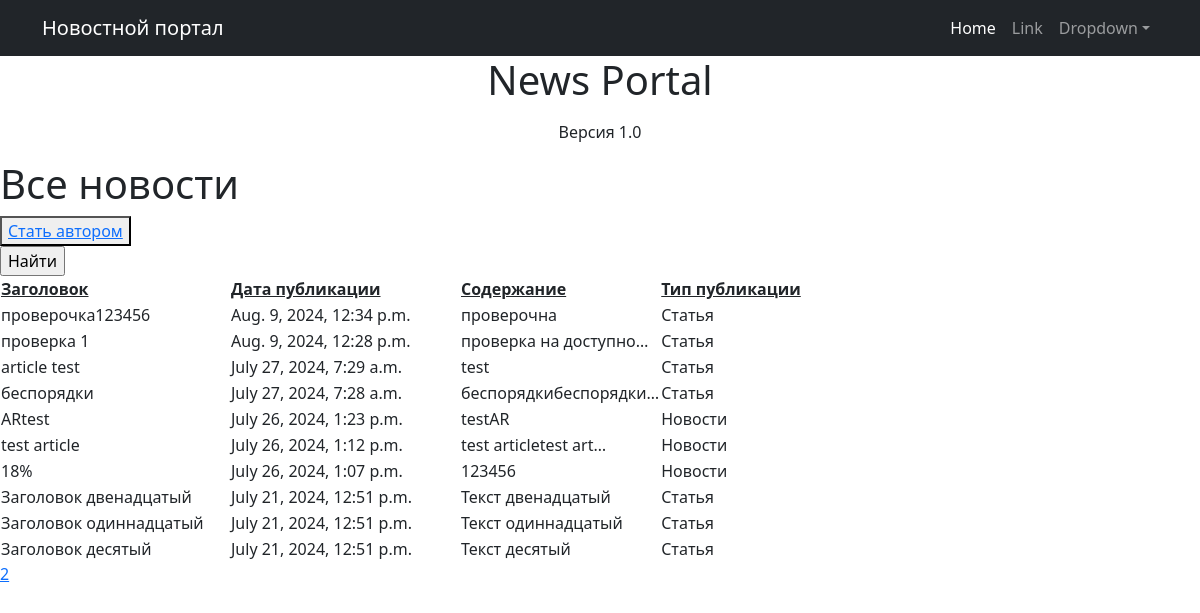
Page /news/ on the committed database.
### news/models.py (models this page shows, shortened)
class Post(models.Model):
    news = 'NE'
    article = 'AR'
    POST_TYPES = [
        (news, 'Новости'),
        (article, 'Статья')
    ]
    author = models.ForeignKey(Author, on_delete=models.CASCADE, related_name='posts')
    post_type = models.CharField(max_length=2, choices=POST_TYPES, default=news)
    post_time = models.DateTimeField(auto_now_add=True)
    category = models.ManyToManyField(Category, through='PostCategory')
    title = models.CharField(max_length=255)
    text = models.TextField()
    rating = models.IntegerField(default=0)

### news/views.py (the view)
# urls.py: path('', NewsList.as_view(), name='post_list'),
class NewsList(ListView):
    model = Post
    ordering = '-post_time'
    template_name = 'post_list.html'
    context_object_name = 'posts'
    paginate_by = 10
    def get_context_data(self,  **kwargs):
        context = super().get_context_data(**kwargs)
        context['is_not_author'] = not self.request.user.groups.filter(name='authors').exists()
        return context
    def get_template_names(self):
        if self.request.path == '/news/':
            self.template_name = 'post_list.html'
        elif self.request.path == '/news/search/':
            self.template_name == 'search.html'
        return self.template_name

### news/templatetags/custom_filters.py (called while the page is built)
@register.filter()
def censor(value):
    for word in censor_list:
        value = value.replace(word[1:], '*' * len(word[1:]))
    return value

### news/templatetags/custom_tags.py (called while the page is built)
@register.simple_tag(takes_context=True)
def url_replace(context, **kwargs):
   d = context['request'].GET.copy()
   for k, v in kwargs.items():
       d[k] = v
   return d.urlencode()

### templates/post_list.html (shortened to what this page needs)
{% extends 'default.html'%}
{% load custom_filters %}
{% load custom_tags %}
{% block content %}
    <h1>Все новости</h1>
    {% if is_not_author %}
    <button><a href="{% url 'author_now' %}">Стать автором</a> </button>
    {% endif %}
   <form action="" method="get">
       <input type="submit" value="Найти" />
   </form>
    <table>
        <tr>
            <td style='width:230px';><strong><u>Заголовок</u></strong></style></td>
            <td style='width:230px';><strong><u>Дата публикации</u></strong></style></td>
            <td style='width:200px';><strong><u>Содержание</u></strong></style></td>
            <td><strong><u>Тип публикации</u></strong></td>
        </tr>
        {% for post in posts %}
        <tr>
            <td>{{ post.title }}</td>
            <td>{{ post.post_time }}</td>
            <td>{{ post.text|truncatechars:21|censor }}</td>
            <td>{{ post.get_post_type_display }}</td>
        </tr>
        {% endfor %}
    </table>
{% if page_obj.has_next %}
       <a href="?{% url_replace page=page_obj.next_page_number %}">{{ page_obj.next_page_number }}</a>
{% endif %}
{% endblock content%}

### templates/default.html (shortened to what this page needs)
<!DOCTYPE html>
<html lang="en">
    <head>
        {% load static %}
        <link href="{% static 'css/styles.css' %}" rel="stylesheet" />
    </head>
    <body>
        <nav class="navbar navbar-expand-lg navbar-dark bg-dark">
            <div class="container">
                <a class="navbar-brand" href="#">Новостной портал</a>
                <div class="collapse navbar-collapse" id="navbarSupportedContent">
                    <ul class="navbar-nav ms-auto mb-2 mb-lg-0">
                        <li class="nav-item"><a class="nav-link active" aria-current="page" href="#">Home</a></li>
                        <li class="nav-item"><a class="nav-link" href="#">Link</a></li>
                        <li class="nav-item dropdown">
                            <a class="nav-link dropdown-toggle" id="navbarDropdown" href="#" role="button" data-bs-toggle="dropdown" aria-expanded="false">Dropdown</a>
                        </li>
                    </ul>
                </div>
            </div>
        </nav>
        <div class="container">
            <div class="text-center mt-10">
                <h1>News Portal</h1>
                <p>Версия 1.0</p>
            </div>
        </div>
        {% block content %}
        {% endblock content %}
    </body>
</html>

### rows in the picture
Post: title "проверочка123456", post_time "Aug. 9, 2024, 12:34 p.m.", text|censor "проверочна", post_type "Статья"
Post: title "проверка 1", post_time "Aug. 9, 2024, 12:28 p.m.", text|censor "проверка на доступно…", post_type "Статья"
Post: title "article test", post_time "July 27, 2024, 7:29 a.m.", text|censor "test", post_type "Статья"
Post: title "беспорядки", post_time "July 27, 2024, 7:28 a.m.", text|censor "беспорядкибеспорядки…", post_type "Статья"
Post: title "ARtest", post_time "July 26, 2024, 1:23 p.m.", text|censor "testAR", post_type "Новости"
Post: title "test article", post_time "July 26, 2024, 1:12 p.m.", text|censor "test articletest art…", post_type "Новости"
Post: title "18%", post_time "July 26, 2024, 1:07 p.m.", text|censor "123456", post_type "Новости"
Post: title "Заголовок двенадцатый", post_time "July 21, 2024, 12:51 p.m.", text|censor "Текст двенадцатый", post_type "Статья"
Post: title "Заголовок одиннадцатый", post_time "July 21, 2024, 12:51 p.m.", text|censor "Текст одиннадцатый", post_type "Статья"
Post: title "Заголовок десятый", post_time "July 21, 2024, 12:51 p.m.", text|censor "Текст десятый", post_type "Статья"

### other values in the picture
{{ page_obj.next_page_number }} "2"
